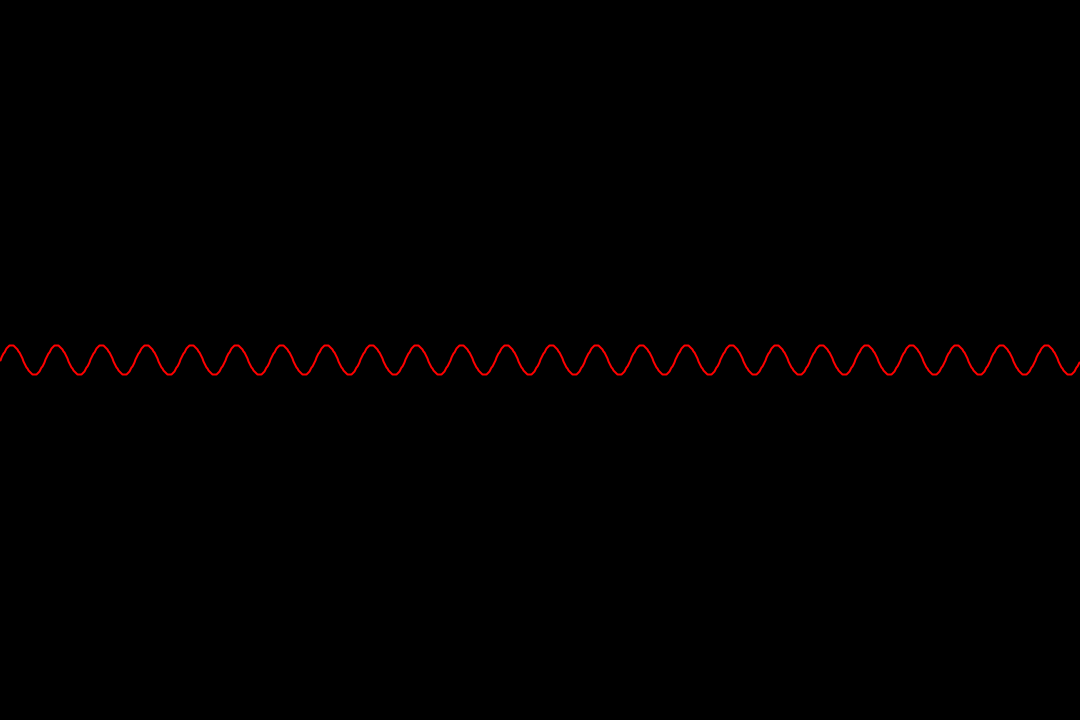
Frame 1 (no input)
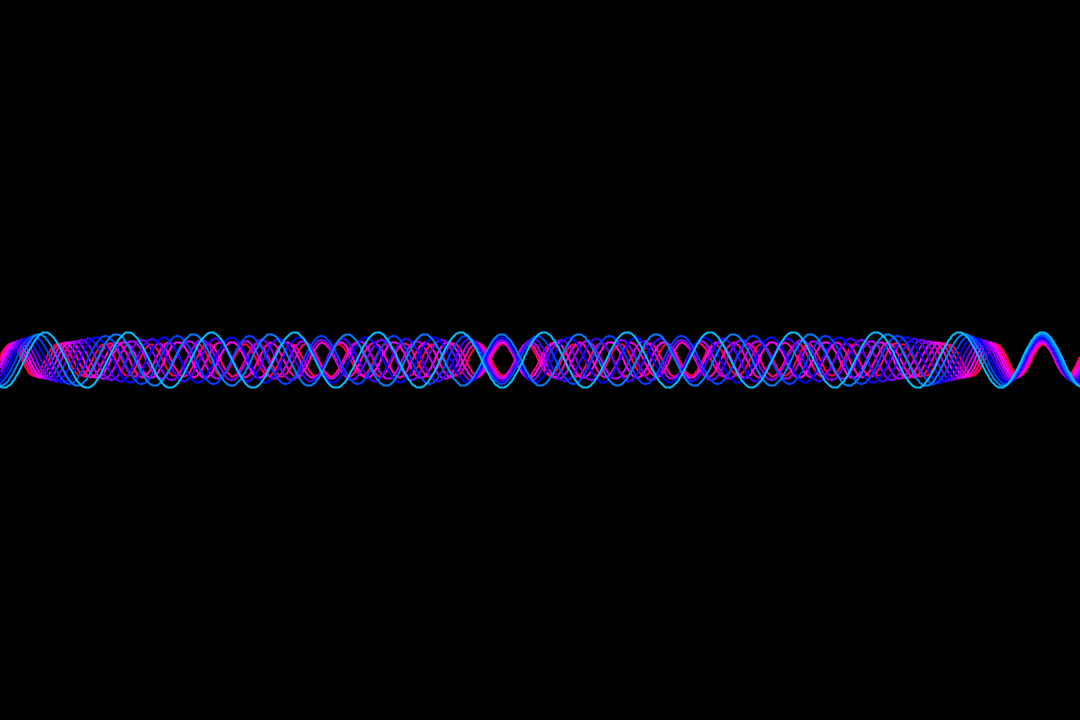
Frame 60 (the mouse pressed at the canvas centre just before this capture)
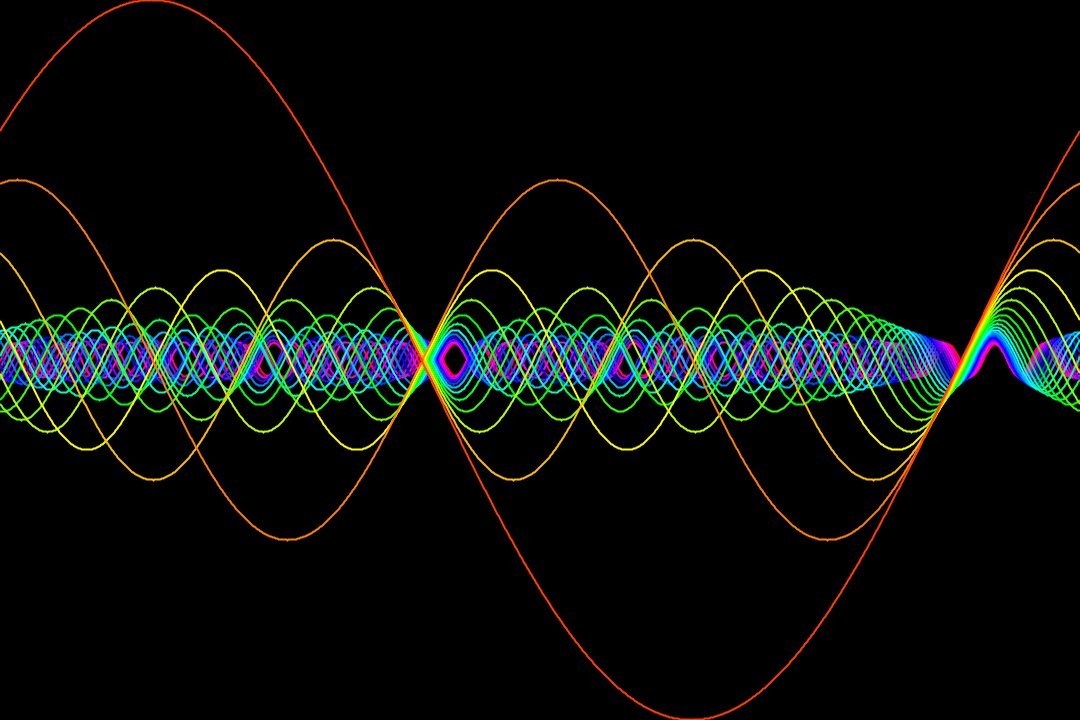
Frame 120 (the mouse held since frame 60 and released just before this capture)

The Processing sketch that drew these frames (run headless with seeded random() and noise(); from frame 60 on, the mouse is pressed at the canvas centre):

// Processing sketch: digitHarmSimpScro
// ── digitHarmSimpScro.pde
float y;
float angx;
float frq=8;
float off = 0;
float inc; // for dynamic incriment value

// maybe whitneys is three times around a circle and decreace by .3333
void setup() {
  //fullScreen();
  size(1080, 720);// its three times around a circle
  //noSmooth();
  inc= 360/float(width); // dynamicly set the decimal percentage that the inc
  // need to recast width as a float and the percision is like this 3333334 
  println(inc);
  background(0);
  colorMode(HSB, 8, 100, 100);
  //frameRate(10);
 
}

void draw() {
  //background(0);
  stroke(frq%8, 100, 100);
  //strokeWeight(10/frq);
  strokeWeight(2);
  noFill();
  translate(0,height/2); // move to the center of the canvas
  beginShape();
  for (int angx=0; angx<width; angx++) {
    
    y= (-1*(sin(frq*radians(angx+off)))*120/frq); // mult my neg 1 to flip it radius keeps getting bigger
    vertex(angx, y);
   
  }
  endShape();
  off+=1;  // control scroll speed
  if (off > width){
   off = 0; 
  }
 
  if (frq <0) { // because of float 0.3333334 need to check to 0
    //noLoop();
    delay(500);
    background(0);
    frq =8;
    
    
  }
  frq-=inc;  // frequence keeps getting smaller
  
 
}
